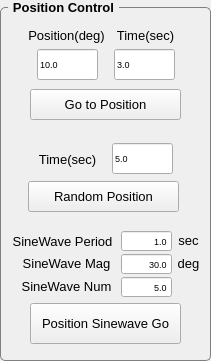
  <widget class="QGroupBox" name="GB_JointSelection_5">
   <property name="geometry">
    <rect>
     <x>250</x>
     <y>358</y>
     <width>211</width>
     <height>361</height>
    </rect>
   </property>
   <property name="font">
    <font>
     <pointsize>10</pointsize>
     <weight>75</weight>
     <bold>true</bold>
    </font>
   </property>
   <property name="styleSheet">
    <string notr="true">QGroupBox {
    border: 1px solid gray;
    border-radius: 5px;
    margin-top: 7px;
}

QGroupBox::title {
    subcontrol-origin: margin;
    left: 8px;
    padding: 0 3px 0 3px;
}
</string>
   </property>
   <property name="title">
    <string>Position Control</string>
   </property>
   <widget class="QLabel" name="label_50">
    <property name="geometry">
     <rect>
      <x>178</x>
      <y>230</y>
      <width>21</width>
      <height>21</height>
     </rect>
    </property>
    <property name="font">
     <font>
      <pointsize>10</pointsize>
     </font>
    </property>
    <property name="text">
     <string>sec</string>
    </property>
    <property name="alignment">
     <set>Qt::AlignCenter</set>
    </property>
   </widget>
   <widget class="QLabel" name="label_52">
    <property name="geometry">
     <rect>
      <x>21</x>
      <y>276</y>
      <width>91</width>
      <height>21</height>
     </rect>
    </property>
    <property name="font">
     <font>
      <pointsize>10</pointsize>
     </font>
    </property>
    <property name="text">
     <string>SineWave Num</string>
    </property>
    <property name="alignment">
     <set>Qt::AlignCenter</set>
    </property>
   </widget>
   <widget class="QLabel" name="label_53">
    <property name="geometry">
     <rect>
      <x>21</x>
      <y>253</y>
      <width>91</width>
      <height>21</height>
     </rect>
    </property>
    <property name="font">
     <font>
      <pointsize>10</pointsize>
     </font>
    </property>
    <property name="text">
     <string>SineWave Mag</string>
    </property>
    <property name="alignment">
     <set>Qt::AlignCenter</set>
    </property>
   </widget>
   <widget class="QLabel" name="label_49">
    <property name="geometry">
     <rect>
      <x>12</x>
      <y>231</y>
      <width>101</width>
      <height>21</height>
     </rect>
    </property>
    <property name="font">
     <font>
      <pointsize>10</pointsize>
     </font>
    </property>
    <property name="text">
     <string>SineWave Period</string>
    </property>
    <property name="alignment">
     <set>Qt::AlignCenter</set>
    </property>
   </widget>
   <widget class="QLabel" name="label_39">
    <property name="geometry">
     <rect>
      <x>21</x>
      <y>25</y>
      <width>91</width>
      <height>20</height>
     </rect>
    </property>
    <property name="font">
     <font>
      <pointsize>10</pointsize>
     </font>
    </property>
    <property name="text">
     <string>Position(deg)</string>
    </property>
    <property name="alignment">
     <set>Qt::AlignCenter</set>
    </property>
   </widget>
   <widget class="QLabel" name="label_51">
    <property name="geometry">
     <rect>
      <x>173</x>
      <y>253</y>
      <width>31</width>
      <height>21</height>
     </rect>
    </property>
    <property name="font">
     <font>
      <pointsize>10</pointsize>
     </font>
    </property>
    <property name="text">
     <string>deg</string>
    </property>
    <property name="alignment">
     <set>Qt::AlignCenter</set>
    </property>
   </widget>
   <widget class="QLineEdit" name="LE_POSITION_CONTROL_SINEWAVE_NUM">
    <property name="geometry">
     <rect>
      <x>121</x>
      <y>277</y>
      <width>51</width>
      <height>20</height>
     </rect>
    </property>
    <property name="font">
     <font>
      <pointsize>7</pointsize>
     </font>
    </property>
    <property name="text">
     <string>5.0</string>
    </property>
    <property name="alignment">
     <set>Qt::AlignRight|Qt::AlignTrailing|Qt::AlignVCenter</set>
    </property>
   </widget>
   <widget class="QLabel" name="label_41">
    <property name="geometry">
     <rect>
      <x>32</x>
      <y>149</y>
      <width>71</width>
      <height>20</height>
     </rect>
    </property>
    <property name="font">
     <font>
      <pointsize>10</pointsize>
     </font>
    </property>
    <property name="text">
     <string>Time(sec)</string>
    </property>
    <property name="alignment">
     <set>Qt::AlignCenter</set>
    </property>
   </widget>
   <widget class="QPushButton" name="BTN_GOTO_RANDOM_POSITION">
    <property name="geometry">
     <rect>
      <x>28</x>
      <y>181</y>
      <width>151</width>
      <height>31</height>
     </rect>
    </property>
    <property name="font">
     <font>
      <pointsize>10</pointsize>
     </font>
    </property>
    <property name="text">
     <string>Random Position</string>
    </property>
   </widget>
   <widget class="QLineEdit" name="LE_POSITION_CONTROL_SINEWAVE_MAG">
    <property name="geometry">
     <rect>
      <x>121</x>
      <y>254</y>
      <width>51</width>
      <height>20</height>
     </rect>
    </property>
    <property name="font">
     <font>
      <pointsize>7</pointsize>
     </font>
    </property>
    <property name="text">
     <string>30.0</string>
    </property>
    <property name="alignment">
     <set>Qt::AlignRight|Qt::AlignTrailing|Qt::AlignVCenter</set>
    </property>
   </widget>
   <widget class="QLineEdit" name="LE_GOTO_POSITION_POSITION">
    <property name="geometry">
     <rect>
      <x>37</x>
      <y>49</y>
      <width>61</width>
      <height>31</height>
     </rect>
    </property>
    <property name="font">
     <font>
      <pointsize>7</pointsize>
     </font>
    </property>
    <property name="text">
     <string>10.0</string>
    </property>
   </widget>
   <widget class="QLineEdit" name="LE_POSITION_CONTROL_SINEWAVE_PERIOD">
    <property name="geometry">
     <rect>
      <x>121</x>
      <y>231</y>
      <width>51</width>
      <height>20</height>
     </rect>
    </property>
    <property name="font">
     <font>
      <pointsize>7</pointsize>
     </font>
    </property>
    <property name="text">
     <string>1.0</string>
    </property>
    <property name="alignment">
     <set>Qt::AlignRight|Qt::AlignTrailing|Qt::AlignVCenter</set>
    </property>
   </widget>
   <widget class="QPushButton" name="BTN_POSITION_CONTROL_SINEWAVE_GO">
    <property name="geometry">
     <rect>
      <x>30</x>
      <y>303</y>
      <width>151</width>
      <height>41</height>
     </rect>
    </property>
    <property name="font">
     <font>
      <pointsize>10</pointsize>
     </font>
    </property>
    <property name="text">
     <string>Position Sinewave Go</string>
    </property>
   </widget>
   <widget class="QLineEdit" name="LE_GOTO_POSITION_TIME">
    <property name="geometry">
     <rect>
      <x>114</x>
      <y>49</y>
      <width>61</width>
      <height>31</height>
     </rect>
    </property>
    <property name="font">
     <font>
      <pointsize>7</pointsize>
     </font>
    </property>
    <property name="text">
     <string>3.0</string>
    </property>
   </widget>
   <widget class="QPushButton" name="BTN_LIGHT_GOTO_POSITION">
    <property name="geometry">
     <rect>
      <x>30</x>
      <y>89</y>
      <width>151</width>
      <height>31</height>
     </rect>
    </property>
    <property name="font">
     <font>
      <pointsize>10</pointsize>
     </font>
    </property>
    <property name="text">
     <string>Go to Position</string>
    </property>
   </widget>
   <widget class="QLabel" name="label_40">
    <property name="geometry">
     <rect>
      <x>110</x>
      <y>25</y>
      <width>71</width>
      <height>20</height>
     </rect>
    </property>
    <property name="font">
     <font>
      <pointsize>10</pointsize>
     </font>
    </property>
    <property name="text">
     <string>Time(sec)</string>
    </property>
    <property name="alignment">
     <set>Qt::AlignCenter</set>
    </property>
   </widget>
   <widget class="QLineEdit" name="LE_GOTO_RANDOM_POSITION_TIME">
    <property name="geometry">
     <rect>
      <x>112</x>
      <y>143</y>
      <width>61</width>
      <height>31</height>
     </rect>
    </property>
    <property name="font">
     <font>
      <pointsize>7</pointsize>
     </font>
    </property>
    <property name="text">
     <string>5.0</string>
    </property>
   </widget>
  </widget>
